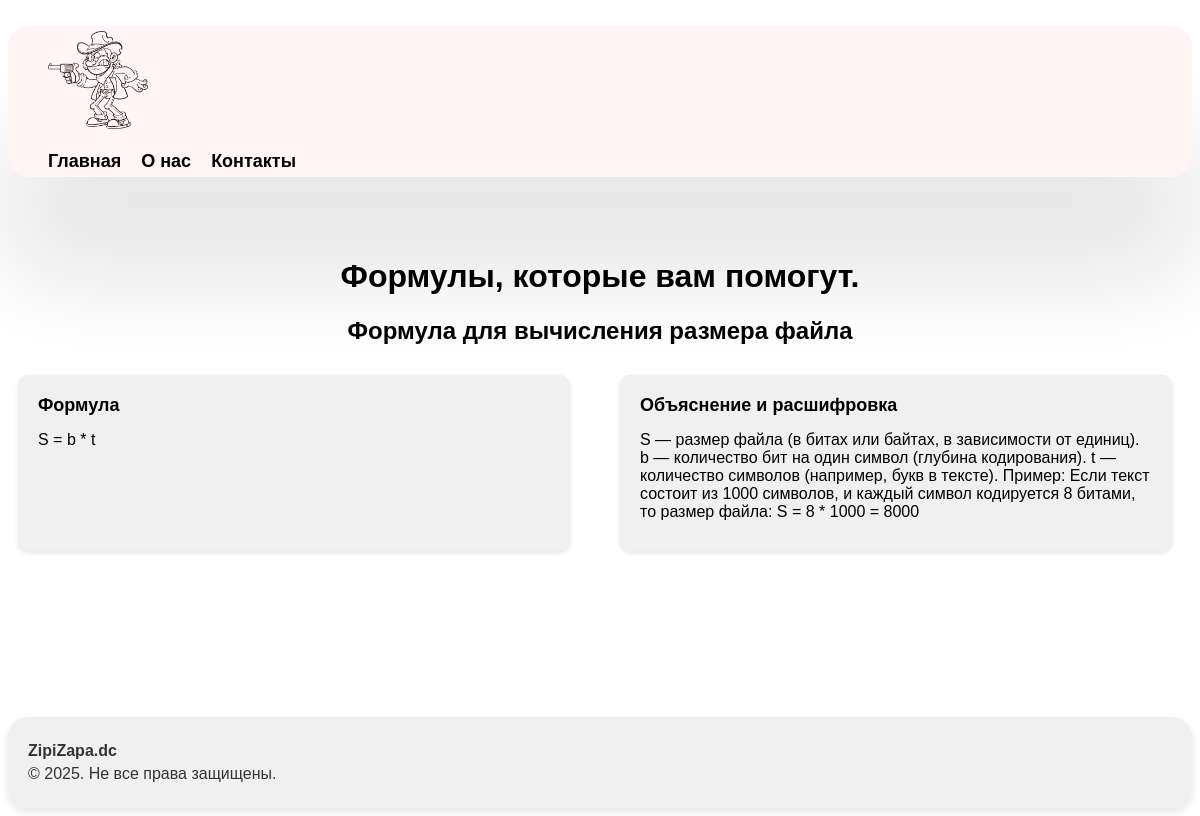
Screenshot of /inf1 with the database file from the repository.
### tables this page shows
CREATE TABLE inf(form text, example text, tema text);

### app.py (the view)
@app.route('/inf<index>')
def infThema(index):
    inf=getTable('inf')
    tema=inf[int(index)]
    return render_template('forminf.html', tema3 = tema[2], form3 = tema[0], example3 = tema[1])

### db.py (called while the page is built)
    def create_tables(self):
        self.query('CREATE TABLE IF NOT EXISTS alg(form TEXT, example TEXT, tema TEXT)')
        self.query('CREATE TABLE IF NOT EXISTS geom(form TEXT, example TEXT, tema TEXT)')
        self.query('CREATE TABLE IF NOT EXISTS fiz(form TEXT, example TEXT, tema TEXT)')
        self.query('CREATE TABLE IF NOT EXISTS inf(form TEXT, example TEXT, tema TEXT)')

    def query(self,arg,values=None):
        if values==None:
            self.cur.execute(arg)
        else:
            self.cur.execute(arg,values)
        self.conn.commit()

    def fetchall(self,arg,values=None):
        if values==None:
            self.cur.execute(arg)
        else:
            self.cur.execute(arg,values)
        return self.cur.fetchall()

    def __del__(self):
        self.conn.close()

### form.py (called while the page is built)
def getTable(nameTable):
    base=DatabaseManager('base.db')
    base.create_tables()
    res=base.fetchall(f'SELECT * FROM {nameTable}')
    return res

### templates/forminf.html
{% extends 'index.html' %} {% block title %}Главная{% endblock %} {% block
body%}
<div class="maincontent">
  <h1 class="magicformul">Формулы, которые вам помогут.</h1>
  <h2 class="tema">{{tema3}}</h2>
  <div class="formuls">
    <div class="form">
      <h2>Формула</h2>
      <p><strong></strong>{{form3}}</p>
    </div>
    <div class="form">
      <h2>Объяснение и расшифровка</h2>
      <p><strong></strong>{{example3}}</p>
    </div>
  </div>
</div>
{% endblock%}

### static/style.css (style rules this page uses)
* { scroll-behavior: smooth; }
.maincontent { flex: 1; }
.formuls { display: flex; gap: 30px; }
.tema { text-align: center; font-family: Arial, Helvetica, sans-serif; }
.magicformul { font-family: Arial, Helvetica, sans-serif; text-align: center; }
.form { background-color: #f0f0f0; border-radius: 10px; box-shadow: 0 2px 4px rgba(0, 0, 0, 0.1); padding: 20px; margin: 10px; width: calc(50% - 40px); box-sizing: border-box; min-width: 260px; }
.form h2 { font-size: 18px; margin-top: 0; font-family: Arial, Helvetica, sans-serif; }
.form p { margin: 10px 0; font-family: Arial, Helvetica, sans-serif; }

### rows the page displays
inf: tema "Формула для вычисления размера файла", form "S = b * t", example "S — размер файла (в битах или байтах, в зависимости от единиц). b — количество бит на один символ (глубина кодирования). t — количество символов (например, букв в тексте). Пример: Если текст состоит из 1000 символов, и каждый символ кодируется 8 битами, то размер файла: S = 8 * 1000 = 8000"
